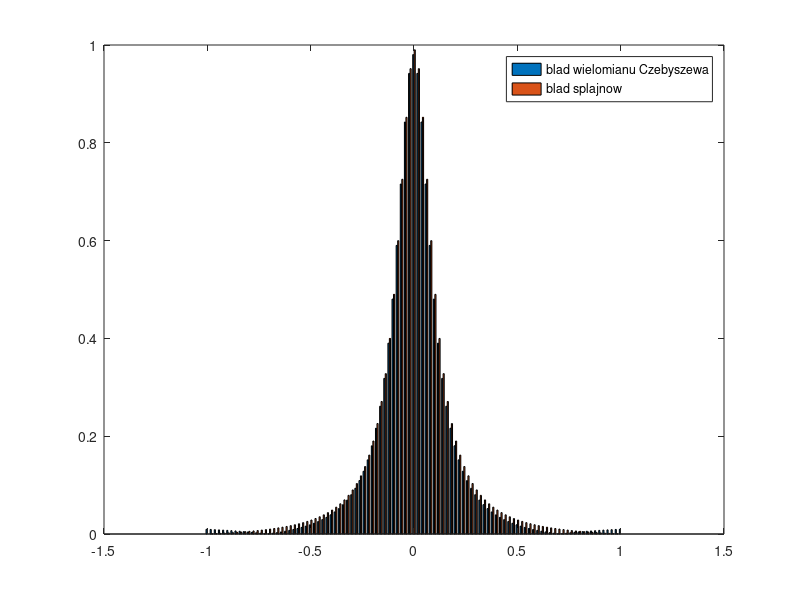

This figure's MATLAB source:
n=1; a=-1;b=1;step1=(b-a)/n;x=a:step1:b;y=1./(1+100.*x.*x);for i=0:n xc(i+1)=cos((2*i+1)*pi/(2*n+2)); end;yc=1./(1+100.*xc.*xc);step2=(b-a)/100;xt=a:step2:b;wnc=polyfit(xc,yc,n);ywnc=polyval(wnc,xt);ysp=spline(x,y,xt);for i=1:101 	error(i,1)=abs(ywnc(i)-1./(1+100.*xt(i).*xt(i)));error(i,2)=abs(ysp(i)-1./(1+100.*xt(i).*xt(i))); end;bar(xt,error);legend('blad wielomianu Czebyszewa','blad splajnow');